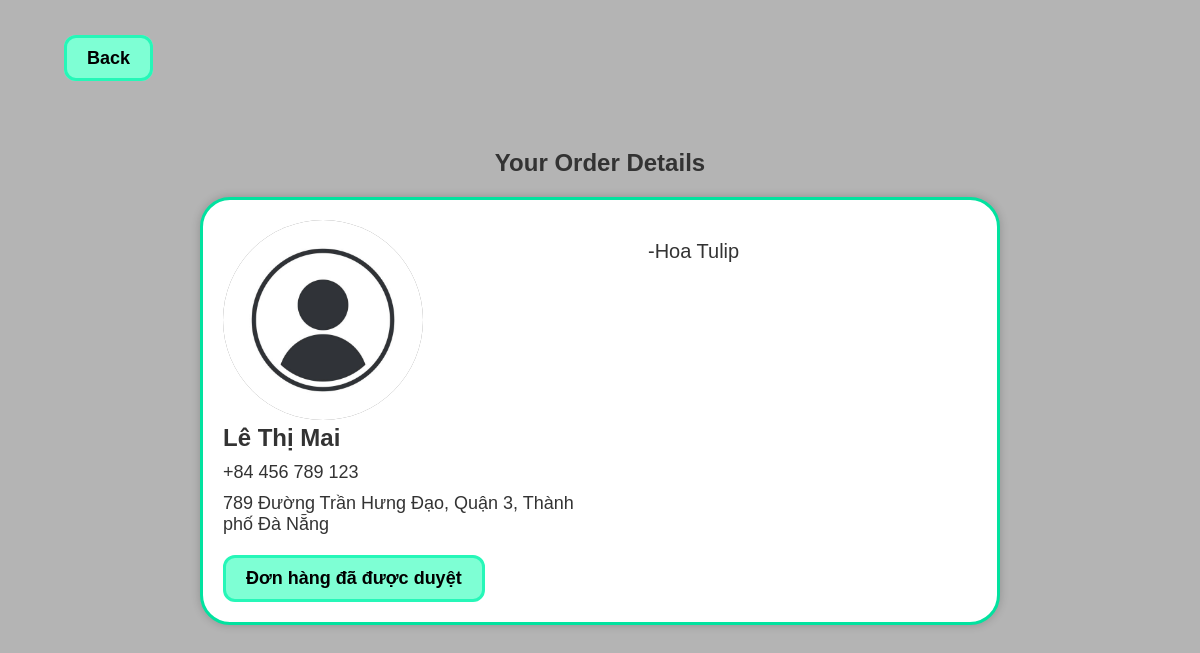
The app's page /order_details.php?id=45 (signed in) with its own data.
### tables this page shows
CREATE TABLE `customer` (
  `ID` int(11) NOT NULL,
  `name` varchar(50) NOT NULL,
  `num_phone` varchar(30) NOT NULL,
  `address` varchar(255) NOT NULL
);

### server/order_connection.php (called while the page is built, shortened)
<?php
function connection()
{
    $server = 'localhost';
    $user = 'root';
    $password = '';
    $databasename = 'flower_management';
    $conn = new mysqli($server, $user, $password, $databasename);
    return $conn;
}
function load_order()
{
    $conn = connection();
    $sql = "SELECT * FROM orders, customer WHERE orders.customer_id = customer.ID";
    $result = $conn -> query($sql);
    $data = array();
    for($i = 0; $i < $result -> num_rows; $i ++)
    {
        $row = $result -> fetch_assoc();
        $data[] = $row;
    }
    return array('code' => 0, 'data' => $data);
}
function getFlowerinOrderlist($list)
{
    $conn = connection();
    $flowers = [];
    for($i = 0; $i < sizeof($list); $i ++)
    {
        $sql = "SELECT `flower_name` FROM `flower` WHERE ID = ?";
        $id_flower = (int)$list[$i];
        $stm = $conn -> prepare($sql);
        $stm -> bind_param('i', $id_flower);
        if(!$stm -> execute())
        {
            return array('code' => 1, 'message' => "There an error occured, please try again later");
        }
        $result = $stm -> get_result();
        if($row = $result->fetch_assoc()) {
            $flowers[] = $row['flower_name'];
        }
    }
    return array('code' => 0, 'data' => $flowers);
}
?>

### order_details.php (the view, shortened to what this page needs)
<?php
    require_once('./server/order_connection.php');
    if (isset($_GET['id']))
    {
        $order_id = $_GET['id'];
    }
    $load_order_array = load_order()['data'];
    for($i = 0; $i < sizeof($load_order_array); $i ++)
    {
        if($load_order_array[$i]['id'] == $order_id)
        {
            $data = $load_order_array[$i];
        }
    }
    $order_list = explode(",", $data['order_list']);
    $ordered_flowers = getFlowerinOrderlist($order_list)['data'];
?>
<!DOCTYPE html>
<html lang="en">
    <head>
        <link rel="stylesheet" href="css/style_customer.css">
        <link rel="stylesheet" href="css/style_index.css">
    </head>
    <body>
        <div class="back_container">
            <a class="back" href="javascript:history.go(-1)">Back</a>
        </div>
        <div class = "section_container">
            <h2>Your Order Details</h2>
            <div class="panel">
                <div class= "left-column">
                    <img class="ava" src="component/avatar.jpg" alt="image">
                    <div class="name"><?= $data['name']?></div>
                    <div class="phone"><?= $data['num_phone']?></div>
                    <div class= "address"><?= $data['address']?></div>
                    <?php
                    if($data['status'] == 0)
                    {
                        ?>
                        <div class="button-container">
                            <form action="server/order_process.php" method="POST">
                                <button type="submit" name="accept" value="<?= $data['id'] ?>" class="accept">Accept</button>
                                <button type="submit" name="decline" value="<?= $data['id'] ?>" class="decline">Decline</button>
                            </form>
                        </div>
                        <?php
                    }
                    elseif($data['status'] == 1)
                    {
                        ?>
                        <div class="message_box">
                            Đơn hàng đã được duyệt
                        </div>
                        <?php
                    }
                    ?>
                </div>
                <div class="right-column">
                    <?php
                        for($i = 0; $i < sizeof($ordered_flowers); $i ++)
                        {
                        ?>
                            <p class = "product">-<?=$ordered_flowers[$i] ?></p>
                        <?php
                        }
                    ?>
                </div>
            </div>
        </div>
    </body>
</html>

### css/style_customer.css (style rules this page uses)
html, body { height: 100%; margin: 0; padding: 0; }
.back_container { margin-top: 3rem; }
.back { width: fit-content; margin-left: 4rem; padding: 10px 20px; border-radius: 12px; border: 3px solid rgb(38, 247, 184); font-weight: bold; color: #000000; font-size: 18px; background: rgb(126, 255, 212); }
.section_container { display: flex; flex-direction: column; align-items: center; justify-content: center; }
.panel { display: grid; grid-template-columns: 1fr 1fr; max-width: 800px; height: auto; border: 3px solid #01e29f; border-radius: 30px; margin: 20px; padding: 20px; background-color: white; box-shadow: 0 0 10px rgba(0, 0, 0, 0.2); }
.left-column { margin-bottom: auto; }
.right-column { margin-bottom: auto; margin-left: 3rem; }
.ava { width: 200px; height: 200px; border-radius: 50%; background-color: gray; margin-right: 20px; }
.name { font-weight: bold; font-size: 24px; }
.phone, .address { font-size: 18px; margin-top: 10px; }
.product { font-size: 20px; margin-top: 20px; }
.message_box { width: fit-content; padding: 10px 20px; border-radius: 12px; border: 3px solid rgb(38, 247, 184); margin-top: 20px; font-weight: bold; color: #000000; font-size: 18px; background: rgb(126, 255, 212); }

### css/style_index.css (style rules this page uses)
* { margin: 0; padding: 0; box-sizing: border-box; }
:root { --main-color: #01e29f; --hover-color: rgba(1, 1, 1, 0); --body-color: rgb(30,30,30); --container-color: #2d2e37; --text-color: #ffffff; }
a { text-decoration: none; color: inherit; }
body { font-family: Arial, sans-serif; background-color: #b4b4b4; color: #333; }
.section_container { margin: 5rem 0 0 0; }

### records on screen
customer: name "Lê Thị Mai", num_phone "+84 456 789 123", address "789 Đường Trần Hưng Đạo, Quận 3, Thành phố Đà Nẵng"

### other values on screen
$ordered_flowers[$i] "Hoa Tulip"
